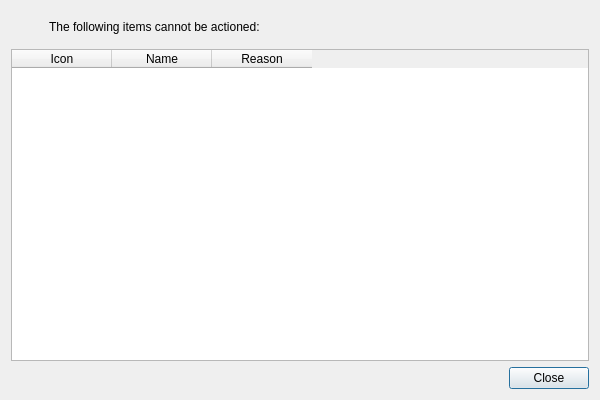
<?xml version="1.0" encoding="UTF-8"?>
<ui version="4.0">
 <class>CommandErrorDialog</class>
 <widget class="QDialog" name="CommandErrorDialog">
  <property name="geometry">
   <rect>
    <x>0</x>
    <y>0</y>
    <width>600</width>
    <height>400</height>
   </rect>
  </property>
  <property name="windowTitle">
   <string>Error</string>
  </property>
  <layout class="QVBoxLayout" name="verticalLayout">
   <item>
    <layout class="QHBoxLayout" name="headerLayout">
     <item>
      <widget class="QLabel" name="iconLabel">
       <property name="sizePolicy">
        <sizepolicy hsizetype="Fixed" vsizetype="Fixed">
         <horstretch>0</horstretch>
         <verstretch>0</verstretch>
        </sizepolicy>
       </property>
       <property name="minimumSize">
        <size>
         <width>32</width>
         <height>32</height>
        </size>
       </property>
       <property name="maximumSize">
        <size>
         <width>32</width>
         <height>32</height>
        </size>
       </property>
       <property name="text">
        <string/>
       </property>
       <property name="scaledContents">
        <bool>true</bool>
       </property>
      </widget>
     </item>
     <item>
      <widget class="QLabel" name="textLabel">
       <property name="sizePolicy">
        <sizepolicy hsizetype="Expanding" vsizetype="Preferred">
         <horstretch>0</horstretch>
         <verstretch>0</verstretch>
        </sizepolicy>
       </property>
       <property name="text">
        <string>The following items cannot be actioned:</string>
       </property>
       <property name="wordWrap">
        <bool>true</bool>
       </property>
      </widget>
     </item>
    </layout>
   </item>
   <item>
    <widget class="QTableWidget" name="tableWidget">
     <property name="editTriggers">
      <set>QAbstractItemView::NoEditTriggers</set>
     </property>
     <property name="selectionMode">
      <enum>QAbstractItemView::SingleSelection</enum>
     </property>
     <property name="selectionBehavior">
      <enum>QAbstractItemView::SelectRows</enum>
     </property>
     <property name="sortingEnabled">
      <bool>true</bool>
     </property>
     <column>
      <property name="text">
       <string>Icon</string>
      </property>
     </column>
     <column>
      <property name="text">
       <string>Name</string>
      </property>
     </column>
     <column>
      <property name="text">
       <string>Reason</string>
      </property>
     </column>
    </widget>
   </item>
   <item>
    <widget class="QDialogButtonBox" name="buttonBox">
     <property name="standardButtons">
      <set>QDialogButtonBox::Close</set>
     </property>
    </widget>
   </item>
  </layout>
 </widget>
 <resources/>
 <connections>
  <connection>
   <sender>buttonBox</sender>
   <signal>accepted()</signal>
   <receiver>CommandErrorDialog</receiver>
   <slot>accept()</slot>
   <hints>
    <hint type="sourcelabel">
     <x>299</x>
     <y>369</y>
    </hint>
    <hint type="destinationlabel">
     <x>299</x>
     <y>199</y>
    </hint>
   </hints>
  </connection>
  <connection>
   <sender>buttonBox</sender>
   <signal>rejected()</signal>
   <receiver>CommandErrorDialog</receiver>
   <slot>reject()</slot>
   <hints>
    <hint type="sourcelabel">
     <x>299</x>
     <y>369</y>
    </hint>
    <hint type="destinationlabel">
     <x>299</x>
     <y>199</y>
    </hint>
   </hints>
  </connection>
 </connections>
</ui>
